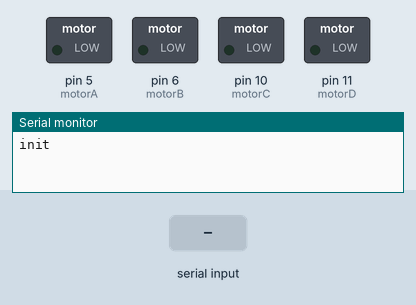
This sketch was run on a simulated Arduino Uno, built with avr-gcc and run on an emulated ATmega328P. Parts: switched loads named in the sketch (green lamp = pin HIGH), the last lines printed to the serial monitor. The inputs (shaded band) are chosen by the test bench.

Above: at 1.2 s.
1.3 s: "1" received over the second serial link
At 2.2 s:
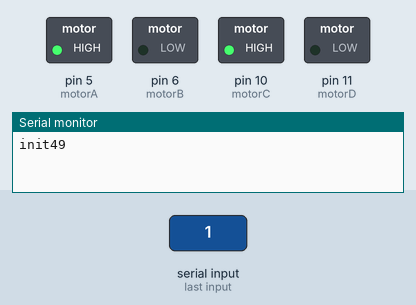
Timing chart, 0 to 4.3 s (numbered marks = the images above; inputs shaded):
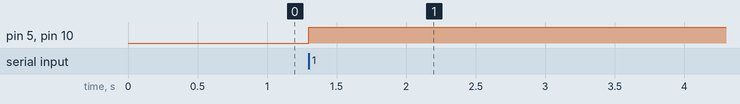

Measured:
- after the input at 1.3 s, pin 5 (motorA), pin 10 (motorC): LOW → HIGH at once

The sketch:

control_mavhine.ino
```cpp
#include <SoftwareSerial.h>
const int motorA = 5;
const int motorB = 6;
//const int PWM_motAB=6;
const int motorC = 10;
const int motorD = 11;
//const int PWM_motCD=11;

void forward(){
  digitalWrite(motorA,HIGH);
  digitalWrite(motorB,LOW);
  digitalWrite(motorC,HIGH);
  digitalWrite(motorD,LOW);
//  analogWrite(PWM_motAB,200);
//  analogWrite(PWM_motCD,200);
  }

 void backward(){
  digitalWrite(motorA,LOW);
  digitalWrite(motorB,HIGH);
  digitalWrite(motorC,LOW);
  digitalWrite(motorD,HIGH);
//  analogWrite(PWM_motAB,200);
//  analogWrite(PWM_motCD,200);
  }
SoftwareSerial android(2,3);
int inByte=0;
int incomingByte;
int dataLength = 0;
int data[128]={};
void setup(){
  android.begin(115200);

  Serial.begin(9600);

  Serial.write("init");

  pinMode(motorA,OUTPUT); //信号用ピン
  pinMode(motorB,OUTPUT); //信号用ピン
  pinMode(motorC,OUTPUT); //信号用ピン
  pinMode(motorD,OUTPUT); //信号用ピン


}

void loop(){

  if(android.available()){
    inByte=android.read();
    Serial.print(inByte);
   if(inByte==49){
        //前進
  forward();
  delay(20000);
   }else

   backward();
  delay(5000);
  }

if(android.available()){
  Serial.write(android.read());
}

int count = Serial.available();
  if (count > 0) {
    Serial.print(count);
    dataLength = count;
    for (int i=0; i < count; i++) {
      // 一旦バッファに入れ繰り返し表示できるようにする
      incomingByte = Serial.read();
      data[i] = incomingByte;
    }
  }


}
```
